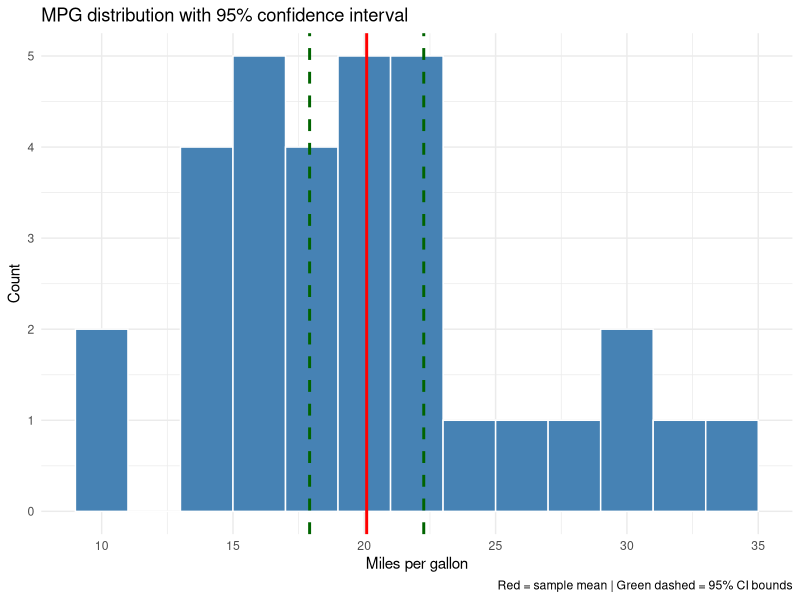

Write the R code that produced this figure.
#mini project 5: confidence intervals
library(tidyverse)

#We'll use the mtcars dataset again. Estimating the true mean MPG
#with a confidence interval

n <- nrow(mtcars)
x_bar <- mean(mtcars$mpg)
s <- sd(mtcars$mpg)

n; x_bar; s

#since we are working with a sample we use t-distribution
#build a 95% confidence interval manually
alpha <- 0.05
t_critical <- qt(1 - alpha/2, df = n - 1)

#we also need the margin of error

margin_of_error <- t_critical * (s / sqrt(n))

#now we compute upper and lower
ci_lower <- x_bar - margin_of_error
ci_upper <- x_bar + margin_of_error

cat("95% Confidence Interval:", round(ci_lower, 2), "to", round(ci_upper, 2))

#verify using R built in t.test

t.test(mtcars$mpg, conf.level = 0.95)

# Visualise the confidence interval
ggplot(mtcars, aes(x = mpg)) +
  geom_histogram(binwidth = 2, fill = "steelblue", color = "white") +
  geom_vline(xintercept = x_bar, col = "red", lwd = 1) +
  geom_vline(xintercept = ci_lower, col = "darkgreen", lwd = 1, linetype = "dashed") +
  geom_vline(xintercept = ci_upper, col = "darkgreen", lwd = 1, linetype = "dashed") +
  labs(title = "MPG distribution with 95% confidence interval",
       x = "Miles per gallon",
       y = "Count",
       caption = "Red = sample mean | Green dashed = 95% CI bounds") +
  theme_minimal()

# 95% CI: (17.92, 22.26) — calculated manually and verified with t.test()
# t-distribution used: small sample (n=32), population sd unknown
# Histogram shows slight right skew — t-distribution accounts for this uncertainty
# Red line = sample mean (20.09), green dashed lines = CI bounds
